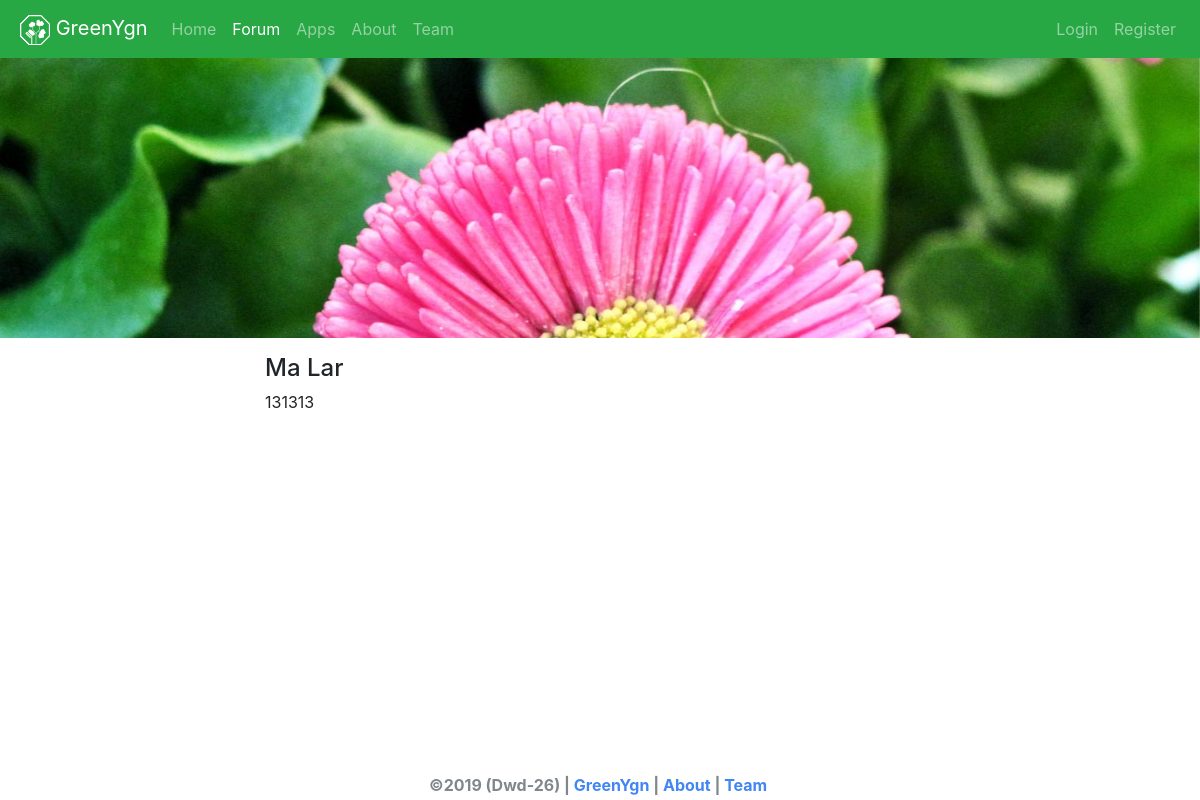
The page /forum/more.php?id=2 on the database as committed earlier.
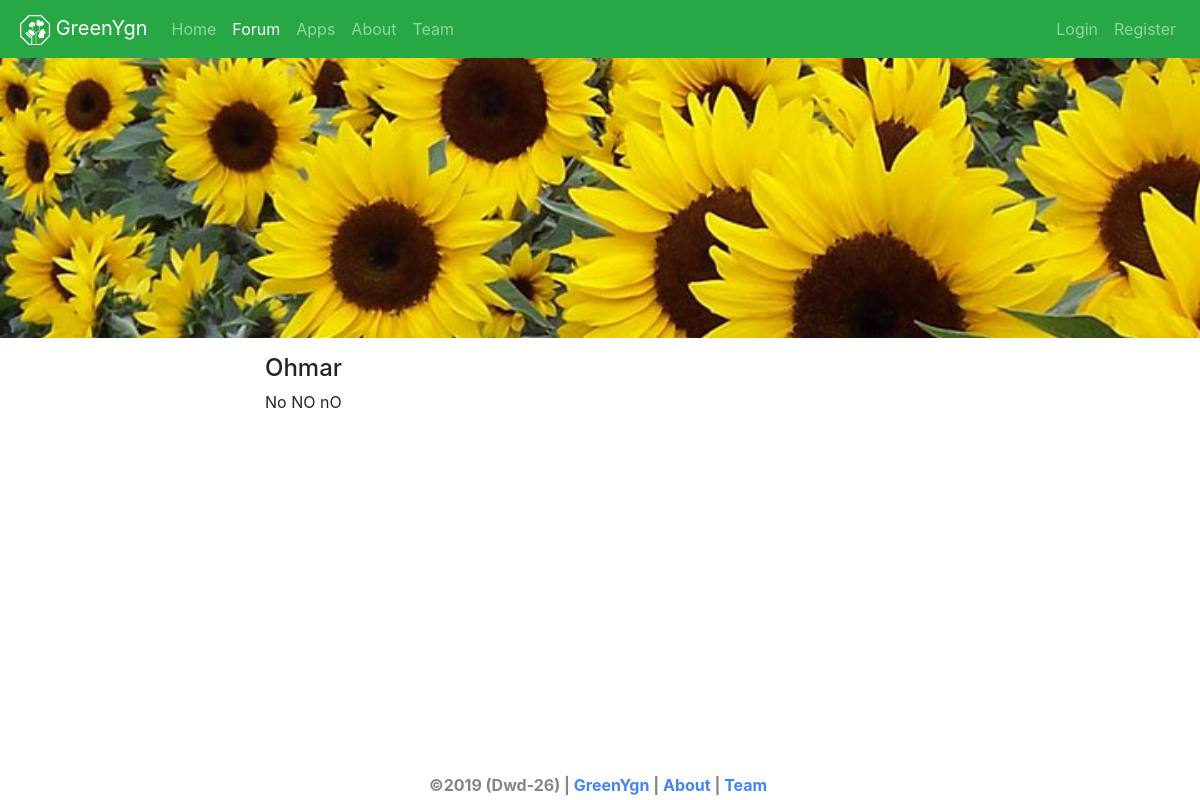
The same page on the database as committed later.
### tables this page shows
CREATE TABLE `forum` (
  `id` int(11) NOT NULL,
  `image` varchar(200) NOT NULL DEFAULT '/assets/images/logo/greenygn_animate.svg',
  `title` varchar(120) NOT NULL,
  `description` text NOT NULL,
  `admin_id` int(10) UNSIGNED NOT NULL,
  `deleted_at` datetime DEFAULT NULL,
  `created_at` datetime DEFAULT NULL,
  `modified_at` datetime DEFAULT NULL
);

### forum/functions/more/getdata.php (called while the page is built)
<?php
if( isset ($_GET['id'] ) && is_numeric($_GET['id'])) {
        $sql = "SELECT * FROM `forum` WHERE `id` = " . $_GET['id'];
        if( $result = mysqli_query($conn, $sql)) {
            if( $result->num_rows == 1 ) {
                $result = mysqli_fetch_assoc($result);
            } else {
                header('Location: ' . '/forum');
                die();
            }
        }
} else {
    header('Location: ' . '/forum');
    die();
}

### forum/more.php (the view, shortened to what this page needs)
<?php
    require __DIR__ . "/functions/more/getdata.php";
    $title = "Forum";
    require __DIR__ . "/..//initial/view/begin_header.php";
    require __DIR__ . "/..//initial/view/finish_header.php";
    require __DIR__ . "/..//initial/view/nav/navbar.php";
?>
<div class="More_Image_Container" style="background-image:url('<?= $result['image'] ?>')">
</div>
<div class="container-fluid mt-3">
    <div class="row justify-content-center">
        <div class="col-md-7">
            <h4><?= $result['title'] ?></h4>
            <p><?= $result['description'] ?></p>
        </div>
    </div>
</div>
<?php
    require __DIR__ . "/..//initial/view/footer/footer.php";
    require __DIR__ . "/..//initial/view/finish_footer.php";
?>

### initial/view/begin_header.php (shortened to what this page needs)
<!DOCTYPE html>
<html lang="en">
<head>
      <link rel="stylesheet" href="/assets/css/bootstrap.min.css">
      <link rel="stylesheet" href="/assets/css/greenygn.css">
      <link rel="stylesheet" href="/assets/css/material-fonts/material-icons.css">

### initial/view/finish_header.php
</head>
<body>

### initial/view/nav/navbar.php (shortened to what this page needs)
<nav class="navbar navbar-expand-lg navbar-dark bg-success">
    <a class="navbar-brand ml-md-1" href="/">
        <img src="/assets/images/logo/greenygn.svg" width="30" height="30" alt="">
        GreenYgn
    </a>
<div class="collapse navbar-collapse" id="navbarSupportedContent">
    <ul class="navbar-nav mr-auto">
        <li class="nav-item <?= (isset($title) ?  ($title == 'Home')? 'active' : '' : '') ?>">
            <a class="nav-link" href="/"> Home </a>
        </li>
        <li class="nav-item <?= (isset($title) ?  ($title == 'Forum')? 'active' : '' : '') ?>">
            <a class="nav-link" href="/forum"> Forum </a>
        </li>
        <li class="nav-item <?= (isset($title) ?  ($title == 'Application')? 'active' : '' : '') ?>">
            <a class="nav-link" href="/apps"> Apps </a>
        </li>
        <li class="nav-item <?= (isset($title) ?  ($title == 'About')? 'active' : '' : '') ?>">
            <a class="nav-link" href="/about"> About </a>
        </li>
        <li class="nav-item <?= (isset($title) ?  ($title == 'Team')? 'active' : '' : '') ?>">
            <a class="nav-link" href="/team"> Team </a>
        </li>
    </ul>
     <ul class="navbar-nav">
        <li class="nav-item <?= (isset($title) ?  ($title == 'Login')? 'active' : '' : '') ?>">
            <a class="nav-link" href="/login"> Login </a>
        </li>
        <li class="nav-item <?= (isset($title) ?  ($title == 'Register')? 'active' : '' : '') ?>">
            <a class="nav-link" href="/register"> Register </a>
        </li>
    </ul>
</div>
</nav>

### initial/view/footer/footer.php (shortened to what this page needs)
<footer class="footer">
    <ul>
        <li class=>
            &copy;<?= date('Y') ?> (Dwd-26)
        </li>
        <li>
            <a href="/">
                GreenYgn
            </a>
        </li>
        <li>
            <a href="/about">
                About
            </a>
        </li>
        <li>
            <a href="/team">
                Team
            </a>
        </li>
    </ul>
</footer>

### initial/view/finish_footer.php
</body>
</html>

### assets/css/greenygn.css (style rules this page uses)
body { min-height: 100vh; padding-bottom: 50px; position: relative; }
.footer { color: #80868b; position: absolute; bottom: 0; width: 100%; display:block; font-weight: bolder; z-index: 1; clear: both; }
.footer > ul { list-style: none; margin: 0; padding: 3px; text-align: center; }
.footer > ul > li { display: inline-block; }
.footer > ul > li:after { content: " | "; display: inline-block; }
.footer > ul > li:last-child:after { content: ""; display: inline-block; }
.footer > ul > li > a { color: #4285f4; }
.More_Image_Container { height: 280px; background-attachment: fixed; background-position: center bottom; background-repeat: no-repeat; background-size: cover; }

Rows that differ between the two databases and show on the page:
changed forum: image: a different picture; title "Ma Lar" → "Ohmar"; description "131313" → "No NO nO"
